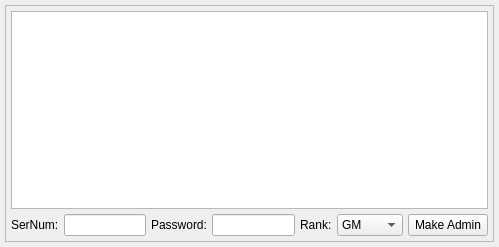
<?xml version="1.0" encoding="UTF-8"?>
<ui version="4.0">
 <class>Admin</class>
 <widget class="QDialog" name="Admin">
  <property name="geometry">
   <rect>
    <x>0</x>
    <y>0</y>
    <width>499</width>
    <height>247</height>
   </rect>
  </property>
  <property name="windowTitle">
   <string>Remote Admins:</string>
  </property>
  <layout class="QGridLayout" name="gridLayout">
   <property name="leftMargin">
    <number>5</number>
   </property>
   <property name="topMargin">
    <number>5</number>
   </property>
   <property name="rightMargin">
    <number>5</number>
   </property>
   <property name="bottomMargin">
    <number>5</number>
   </property>
   <property name="spacing">
    <number>5</number>
   </property>
   <item row="0" column="0">
    <widget class="QFrame" name="frame">
     <property name="frameShape">
      <enum>QFrame::StyledPanel</enum>
     </property>
     <property name="frameShadow">
      <enum>QFrame::Raised</enum>
     </property>
     <layout class="QGridLayout" name="gridLayout_2">
      <property name="leftMargin">
       <number>5</number>
      </property>
      <property name="topMargin">
       <number>5</number>
      </property>
      <property name="rightMargin">
       <number>5</number>
      </property>
      <property name="bottomMargin">
       <number>5</number>
      </property>
      <property name="spacing">
       <number>5</number>
      </property>
      <item row="0" column="0" colspan="8">
       <widget class="QTableView" name="adminTable">
        <property name="contextMenuPolicy">
         <enum>Qt::CustomContextMenu</enum>
        </property>
        <property name="editTriggers">
         <set>QAbstractItemView::NoEditTriggers</set>
        </property>
        <property name="alternatingRowColors">
         <bool>true</bool>
        </property>
        <property name="selectionMode">
         <enum>QAbstractItemView::SingleSelection</enum>
        </property>
        <property name="selectionBehavior">
         <enum>QAbstractItemView::SelectRows</enum>
        </property>
        <property name="verticalScrollMode">
         <enum>QAbstractItemView::ScrollPerPixel</enum>
        </property>
        <property name="horizontalScrollMode">
         <enum>QAbstractItemView::ScrollPerPixel</enum>
        </property>
        <property name="sortingEnabled">
         <bool>true</bool>
        </property>
        <property name="cornerButtonEnabled">
         <bool>false</bool>
        </property>
        <attribute name="horizontalHeaderMinimumSectionSize">
         <number>50</number>
        </attribute>
        <attribute name="horizontalHeaderStretchLastSection">
         <bool>true</bool>
        </attribute>
        <attribute name="verticalHeaderVisible">
         <bool>false</bool>
        </attribute>
        <attribute name="verticalHeaderDefaultSectionSize">
         <number>20</number>
        </attribute>
        <attribute name="verticalHeaderMinimumSectionSize">
         <number>20</number>
        </attribute>
       </widget>
      </item>
      <item row="1" column="3">
       <widget class="QLineEdit" name="adminPwd"/>
      </item>
      <item row="1" column="0">
       <widget class="QLabel" name="label">
        <property name="sizePolicy">
         <sizepolicy hsizetype="Fixed" vsizetype="Fixed">
          <horstretch>0</horstretch>
          <verstretch>0</verstretch>
         </sizepolicy>
        </property>
        <property name="text">
         <string>SerNum:</string>
        </property>
       </widget>
      </item>
      <item row="1" column="2">
       <widget class="QLabel" name="label_2">
        <property name="sizePolicy">
         <sizepolicy hsizetype="Fixed" vsizetype="Fixed">
          <horstretch>0</horstretch>
          <verstretch>0</verstretch>
         </sizepolicy>
        </property>
        <property name="text">
         <string>Password:</string>
        </property>
       </widget>
      </item>
      <item row="1" column="1">
       <widget class="QLineEdit" name="adminSerNum"/>
      </item>
      <item row="1" column="4">
       <widget class="QLabel" name="label_3">
        <property name="sizePolicy">
         <sizepolicy hsizetype="Fixed" vsizetype="Fixed">
          <horstretch>0</horstretch>
          <verstretch>0</verstretch>
         </sizepolicy>
        </property>
        <property name="text">
         <string>Rank:</string>
        </property>
       </widget>
      </item>
      <item row="1" column="5">
       <widget class="QComboBox" name="comboBox">
        <item>
         <property name="text">
          <string>GM</string>
         </property>
        </item>
        <item>
         <property name="text">
          <string>Co-Ad</string>
         </property>
        </item>
        <item>
         <property name="text">
          <string>Admin</string>
         </property>
        </item>
        <item>
         <property name="text">
          <string>Owner</string>
         </property>
        </item>
       </widget>
      </item>
      <item row="1" column="6" colspan="2">
       <widget class="QPushButton" name="makeAdmin">
        <property name="text">
         <string>Make Admin</string>
        </property>
        <property name="autoDefault">
         <bool>false</bool>
        </property>
       </widget>
      </item>
     </layout>
    </widget>
   </item>
  </layout>
  <action name="actionRevokeAdmin">
   <property name="text">
    <string>Revoke Admin</string>
   </property>
  </action>
  <action name="actionChangeRank">
   <property name="text">
    <string>Change Rank</string>
   </property>
  </action>
 </widget>
 <resources/>
 <connections/>
</ui>
